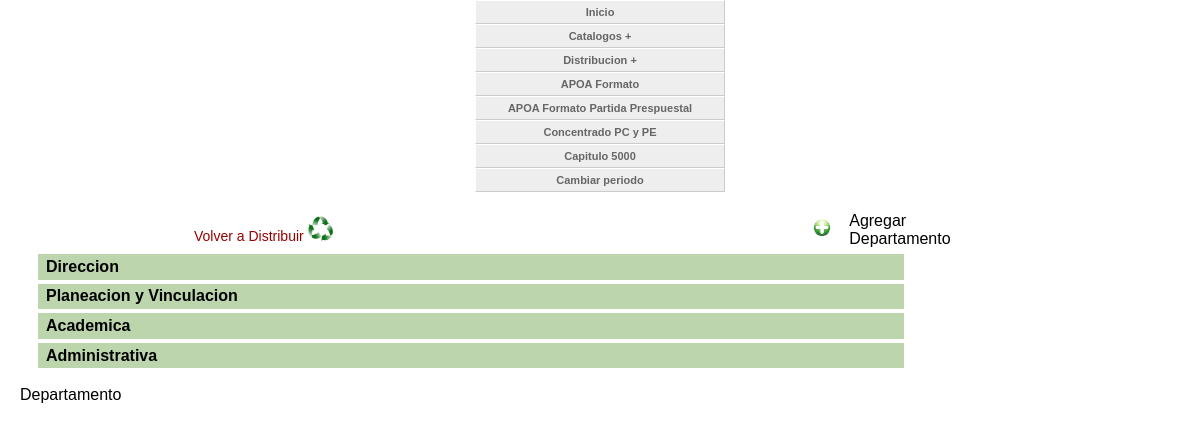
Screenshot of /departamento.php with the database file from the repository.
### tables this page shows
CREATE TABLE `altadireccion` (
  `clave` varchar(20) NOT NULL,
  `nombre` varchar(200) default NULL,
  `vigencia` date default NULL,
  `monto` double default NULL,
  `gasto_propio` double default NULL,
  `periodo` varchar(20) default NULL,
  `id_altadireccion` int(11) NOT NULL auto_increment,
  PRIMARY KEY  (`id_altadireccion`),
  KEY `i_clave` (`clave`)
);

### departamento.php (the view, shortened to what this page needs)
<!DOCTYPE html PUBLIC "-//W3C//DTD XHTML 4.01 Transitional//EN" "http://www.w3.org/TR/xhtml1/DTD/xhtml1-transitional.dtd">
<html xmlns="http://www.w3.org/1999/xhtml">
<head>
</head>
<body onload="cargar();" onunload="window.opener.history.go(0);" >
<div  align="center" class="cssMenu">
							<ul id="navmenu">
  <li><a href="index_menu.php">Inicio</a></li>
  <li><a >Catalogos +</a>
  </li>
  <li><a href="#">Distribucion +</a>
  </li>
  <li><a  href="combo_apoa.php">APOA Formato</a></li>
  <li><a   href="APOApartidaPresupuestal.php">APOA Formato Partida Prespuestal</a></li>
  <li><a  href="programa_operativo_anual.php">Concentrado PC y PE</a></li>
  <li><a href="formato_capitulo5000.php">Capitulo 5000</a></li>
  <li><a href="index.php">Cambiar periodo</a></li>
</ul>
						</div>
<form id="form1" name="form1" method="post" action="">
  <table width="850" border="0" align="center">
    <tr>
      <td colspan="9">
      <table width="100%" border="0">
        <tr>
          <td width="76%" style="font-size:14px"><a href="poa_departamento.php" title="Autorizar Distribucion" rel="gb_page_center[740,250]">Volver a Distribuir <img src="imagenes/reciclaje.png" height="25" width="25" border="0" /></a></td>
          <td width="3%"><a href="agregar_departamento.php" title="Agregar Departamento" rel="gb_page_center[740,250]"><img src="images/add.png" width="18" height="18" alt="Agregar"  border="0"/></a></td>
          <td width="21%">Agregar Departamento</td>
        </tr>
      </table>
      </td>
    </tr>
    </table>
<?
$ja="SELECT nombre FROM altadireccion";
$ja1 = mysql_query($ja);
$ja2=mysql_num_rows($ja1);
for($i=1;$i<=$ja2;$i++)
{
$coco1="SELECT nombre FROM altadireccion  WHERE id_altadireccion = $i order by clave";
$coco2 = mysql_query($coco1);
$coco3= mysql_fetch_array($coco2);
?>
   <table>
	<tr align="center" bgcolor="#BDD5AC" onmouseover="this.style.background='#808080'" onmouseout="this.style.background='#BDD5AC'">
	   <td width="850">
	  <strong><label onClick="muestra_dtos(<?=$i;?>);" style="cursor:pointer"><?=$coco3[0];?></label> </strong>
		</td>
	</tr>
    </table>
<?
}
?>
</form>
<link type="text/css" rel="stylesheet" href="stylesheets/TableGear.css" />
<link href="greybox/gb_styles.css" rel="stylesheet" type="text/css" />
<span class="txtcontenidoazul">Departamento</span>
</body>
</html>

### cssmenuhorizontal.css (style rules this page uses)
ul#navmenu, ul#navmenu li, ul#navmenu ul { margin: 0; border: 0 none; padding: 0; width: 250px; list-style: none; }
ul#navmenu li { display: block !important; display: inline; position: relative; }
ul#navmenu a { border: 1px solid #FFF; border-right-color: #CCC; border-bottom-color: #CCC; padding: 0 6px; display: block; background: #EEE; color: #666; font: bold 11px/22px Verdana, Arial, Helvetica, sans-serif; text-decoration: none; height: auto !important; height: 100%; }

### stylesheets/TableGear.css (style rules this page uses)
body { margin: 0 auto; padding: 0 20px 20px 20px; font-family: Tahoma, Helvetica, Arial, sans-serif; }
form { padding: 1em; }
th,td { text-align: left; }
td { height: 1.6em; padding: 0 0.5em; }

### departamento.php (style rules this page uses)
a { color: #900; text-decoration: none; }

### rows the page displays
altadireccion: nombre "Direccion"
altadireccion: nombre "Planeacion y Vinculacion"
altadireccion: nombre "Academica"
altadireccion: nombre "Administrativa"
